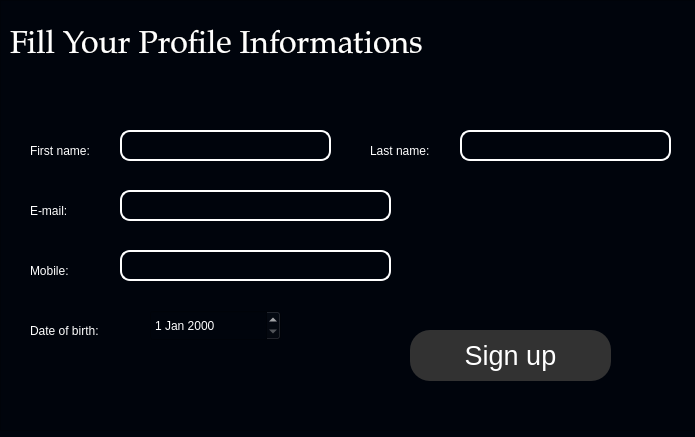
<?xml version="1.0" encoding="UTF-8"?>
<ui version="4.0">
 <class>Dialog</class>
 <widget class="QDialog" name="Dialog">
  <property name="geometry">
   <rect>
    <x>0</x>
    <y>0</y>
    <width>695</width>
    <height>437</height>
   </rect>
  </property>
  <property name="maximumSize">
   <size>
    <width>710</width>
    <height>437</height>
   </size>
  </property>
  <property name="windowTitle">
   <string>Dialog</string>
  </property>
  <property name="styleSheet">
   <string notr="true">background-color: rgb(0, 4, 12)
</string>
  </property>
  <widget class="QFrame" name="frame">
   <property name="geometry">
    <rect>
     <x>0</x>
     <y>0</y>
     <width>701</width>
     <height>431</height>
    </rect>
   </property>
   <property name="frameShape">
    <enum>QFrame::StyledPanel</enum>
   </property>
   <property name="frameShadow">
    <enum>QFrame::Raised</enum>
   </property>
   <widget class="QLabel" name="FOTA2">
    <property name="enabled">
     <bool>true</bool>
    </property>
    <property name="geometry">
     <rect>
      <x>10</x>
      <y>10</y>
      <width>431</width>
      <height>71</height>
     </rect>
    </property>
    <property name="font">
     <font>
      <family>Palatino Linotype</family>
      <pointsize>24</pointsize>
      <weight>50</weight>
      <italic>false</italic>
      <bold>false</bold>
     </font>
    </property>
    <property name="styleSheet">
     <string notr="true">font: 24pt &quot;Palatino Linotype&quot;;
color: rgb(255, 255, 255);
</string>
    </property>
    <property name="text">
     <string>Fill Your Profile Informations</string>
    </property>
    <property name="alignment">
     <set>Qt::AlignLeading|Qt::AlignLeft|Qt::AlignVCenter</set>
    </property>
   </widget>
   <widget class="QLabel" name="error">
    <property name="geometry">
     <rect>
      <x>410</x>
      <y>300</y>
      <width>261</width>
      <height>20</height>
     </rect>
    </property>
    <property name="styleSheet">
     <string notr="true">font: 10pt &quot;MS Shell Dlg 2&quot;;
color: rgb(176, 0, 2);</string>
    </property>
    <property name="text">
     <string/>
    </property>
   </widget>
   <widget class="QLabel" name="label_3">
    <property name="geometry">
     <rect>
      <x>570</x>
      <y>10</y>
      <width>111</width>
      <height>91</height>
     </rect>
    </property>
    <property name="text">
     <string/>
    </property>
    <property name="pixmap">
     <pixmap resource="img.qrc">:/icons/img/login.png</pixmap>
    </property>
    <property name="scaledContents">
     <bool>true</bool>
    </property>
   </widget>
   <widget class="QLineEdit" name="Fname">
    <property name="geometry">
     <rect>
      <x>120</x>
      <y>130</y>
      <width>211</width>
      <height>31</height>
     </rect>
    </property>
    <property name="styleSheet">
     <string notr="true">QLineEdit{
border-radius: 10px;
border: 2px solid #FFFFFF;
color: rgb(255, 255, 255);
font: 12pt &quot;MS Shell Dlg 2&quot;;
}
QLineEdit:focus{
border: 2px solid #003558;

}</string>
    </property>
   </widget>
   <widget class="QLabel" name="usernamelabel">
    <property name="geometry">
     <rect>
      <x>30</x>
      <y>140</y>
      <width>81</width>
      <height>21</height>
     </rect>
    </property>
    <property name="styleSheet">
     <string notr="true">font: 12pt &quot;MS Shell Dlg 2&quot;;
color: rgb(255, 255, 255);</string>
    </property>
    <property name="text">
     <string>First name:</string>
    </property>
   </widget>
   <widget class="QLineEdit" name="Email">
    <property name="geometry">
     <rect>
      <x>120</x>
      <y>190</y>
      <width>271</width>
      <height>31</height>
     </rect>
    </property>
    <property name="styleSheet">
     <string notr="true">QLineEdit{
border-radius: 10px;
border: 2px solid #FFFFFF;
color: rgb(255, 255, 255);
font: 12pt &quot;MS Shell Dlg 2&quot;;
}
QLineEdit:focus{
border: 2px solid #003558;

}</string>
    </property>
   </widget>
   <widget class="QLabel" name="label_2">
    <property name="geometry">
     <rect>
      <x>30</x>
      <y>260</y>
      <width>61</width>
      <height>21</height>
     </rect>
    </property>
    <property name="styleSheet">
     <string notr="true">font: 12pt &quot;MS Shell Dlg 2&quot;;
color: rgb(255, 255, 255);</string>
    </property>
    <property name="text">
     <string>Mobile:</string>
    </property>
   </widget>
   <widget class="QPushButton" name="signupButton">
    <property name="geometry">
     <rect>
      <x>410</x>
      <y>330</y>
      <width>201</width>
      <height>51</height>
     </rect>
    </property>
    <property name="font">
     <font>
      <family>Nirmala UI</family>
      <pointsize>20</pointsize>
      <weight>9</weight>
      <italic>false</italic>
      <bold>false</bold>
     </font>
    </property>
    <property name="styleSheet">
     <string notr="true">QPushButton{
font: 75 20pt &quot;Nirmala UI&quot;;
color: rgb(255, 255, 255);
background-color: rgb(50, 50, 50);
border-radius:20px;
}

QPushButton:hover {
background-color: rgb(0, 15, 25);
}</string>
    </property>
    <property name="text">
     <string>Sign up</string>
    </property>
   </widget>
   <widget class="QLabel" name="label">
    <property name="geometry">
     <rect>
      <x>30</x>
      <y>200</y>
      <width>81</width>
      <height>21</height>
     </rect>
    </property>
    <property name="styleSheet">
     <string notr="true">font: 12pt &quot;MS Shell Dlg 2&quot;;
color: rgb(255, 255, 255);</string>
    </property>
    <property name="text">
     <string>E-mail:</string>
    </property>
   </widget>
   <widget class="QLabel" name="usernamelabel_2">
    <property name="geometry">
     <rect>
      <x>370</x>
      <y>140</y>
      <width>81</width>
      <height>21</height>
     </rect>
    </property>
    <property name="styleSheet">
     <string notr="true">font: 12pt &quot;MS Shell Dlg 2&quot;;
color: rgb(255, 255, 255);</string>
    </property>
    <property name="text">
     <string>Last name:</string>
    </property>
   </widget>
   <widget class="QLineEdit" name="Lname">
    <property name="geometry">
     <rect>
      <x>460</x>
      <y>130</y>
      <width>211</width>
      <height>31</height>
     </rect>
    </property>
    <property name="styleSheet">
     <string notr="true">QLineEdit{
border-radius: 10px;
border: 2px solid #FFFFFF;
color: rgb(255, 255, 255);
font: 12pt &quot;MS Shell Dlg 2&quot;;
}
QLineEdit:focus{
border: 2px solid #003558;

}</string>
    </property>
   </widget>
   <widget class="QDateEdit" name="dateEdit">
    <property name="geometry">
     <rect>
      <x>150</x>
      <y>310</y>
      <width>131</width>
      <height>31</height>
     </rect>
    </property>
    <property name="styleSheet">
     <string notr="true">color: rgb(255,255,255);
font: 10pt &quot;MS Shell Dlg 2&quot;;</string>
    </property>
    <property name="locale">
     <locale language="English" country="UnitedStates"/>
    </property>
   </widget>
   <widget class="QLabel" name="label_4">
    <property name="geometry">
     <rect>
      <x>30</x>
      <y>320</y>
      <width>101</width>
      <height>21</height>
     </rect>
    </property>
    <property name="styleSheet">
     <string notr="true">font: 12pt &quot;MS Shell Dlg 2&quot;;
color: rgb(255, 255, 255);</string>
    </property>
    <property name="text">
     <string>Date of birth:</string>
    </property>
   </widget>
   <widget class="QLineEdit" name="mobile">
    <property name="geometry">
     <rect>
      <x>120</x>
      <y>250</y>
      <width>271</width>
      <height>31</height>
     </rect>
    </property>
    <property name="styleSheet">
     <string notr="true">QLineEdit{
border-radius: 10px;
border: 2px solid #FFFFFF;
color: rgb(255, 255, 255);
font: 12pt &quot;MS Shell Dlg 2&quot;;
}
QLineEdit:focus{
border: 2px solid #003558;

}</string>
    </property>
   </widget>
  </widget>
 </widget>
 <resources>
  <include location="img.qrc"/>
 </resources>
 <connections/>
</ui>
